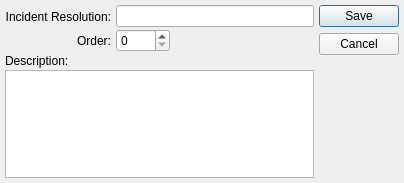
<?xml version="1.0" encoding="UTF-8"?>
<ui version="4.0">
 <comment>This file is part of the xTuple ERP: PostBooks Edition, a free and
open source Enterprise Resource Planning software suite,
Copyright (c) 1999-2011 by OpenMFG LLC, d/b/a xTuple.
It is licensed to you under the Common Public Attribution License
version 1.0, the full text of which (including xTuple-specific Exhibits)
is available at www.xtuple.com/CPAL.  By using this software, you agree
to be bound by its terms.</comment>
 <class>incidentResolution</class>
 <widget class="QDialog" name="incidentResolution">
  <property name="geometry">
   <rect>
    <x>0</x>
    <y>0</y>
    <width>404</width>
    <height>183</height>
   </rect>
  </property>
  <property name="windowTitle">
   <string>Incident Resolution</string>
  </property>
  <layout class="QGridLayout" name="gridLayout">
   <item row="0" column="0">
    <layout class="QVBoxLayout">
     <property name="spacing">
      <number>2</number>
     </property>
     <item>
      <layout class="QHBoxLayout">
       <item>
        <layout class="QVBoxLayout">
         <property name="spacing">
          <number>2</number>
         </property>
         <item>
          <widget class="QLabel" name="_nameLit">
           <property name="text">
            <string>Incident Resolution:</string>
           </property>
           <property name="alignment">
            <set>Qt::AlignRight|Qt::AlignTrailing|Qt::AlignVCenter</set>
           </property>
           <property name="buddy">
            <cstring>_name</cstring>
           </property>
          </widget>
         </item>
         <item>
          <widget class="QLabel" name="_orderLit">
           <property name="text">
            <string>Order:</string>
           </property>
           <property name="alignment">
            <set>Qt::AlignRight|Qt::AlignTrailing|Qt::AlignVCenter</set>
           </property>
          </widget>
         </item>
        </layout>
       </item>
       <item>
        <layout class="QVBoxLayout">
         <property name="spacing">
          <number>2</number>
         </property>
         <item>
          <widget class="XLineEdit" name="_name"/>
         </item>
         <item>
          <layout class="QHBoxLayout">
           <property name="spacing">
            <number>5</number>
           </property>
           <item>
            <widget class="QSpinBox" name="_order">
             <property name="maximum">
              <number>9999</number>
             </property>
            </widget>
           </item>
           <item>
            <spacer>
             <property name="orientation">
              <enum>Qt::Horizontal</enum>
             </property>
             <property name="sizeType">
              <enum>QSizePolicy::Expanding</enum>
             </property>
             <property name="sizeHint" stdset="0">
              <size>
               <width>16</width>
               <height>22</height>
              </size>
             </property>
            </spacer>
           </item>
          </layout>
         </item>
        </layout>
       </item>
      </layout>
     </item>
     <item>
      <widget class="QLabel" name="_descripLit">
       <property name="text">
        <string>Description:</string>
       </property>
      </widget>
     </item>
     <item>
      <widget class="QTextEdit" name="_descrip"/>
     </item>
     <item>
      <spacer>
       <property name="orientation">
        <enum>Qt::Vertical</enum>
       </property>
       <property name="sizeType">
        <enum>QSizePolicy::Expanding</enum>
       </property>
       <property name="sizeHint" stdset="0">
        <size>
         <width>20</width>
         <height>40</height>
        </size>
       </property>
      </spacer>
     </item>
    </layout>
   </item>
   <item row="0" column="1">
    <widget class="QDialogButtonBox" name="_buttonBox">
     <property name="orientation">
      <enum>Qt::Vertical</enum>
     </property>
     <property name="standardButtons">
      <set>QDialogButtonBox::Cancel|QDialogButtonBox::Save</set>
     </property>
    </widget>
   </item>
  </layout>
 </widget>
 <layoutdefault spacing="5" margin="5"/>
 <pixmapfunction>qPixmapFromMimeSource</pixmapfunction>
 <customwidgets>
  <customwidget>
   <class>XLineEdit</class>
   <extends>QLineEdit</extends>
   <header>xlineedit.h</header>
   <container>1</container>
  </customwidget>
 </customwidgets>
 <resources/>
 <connections/>
</ui>
